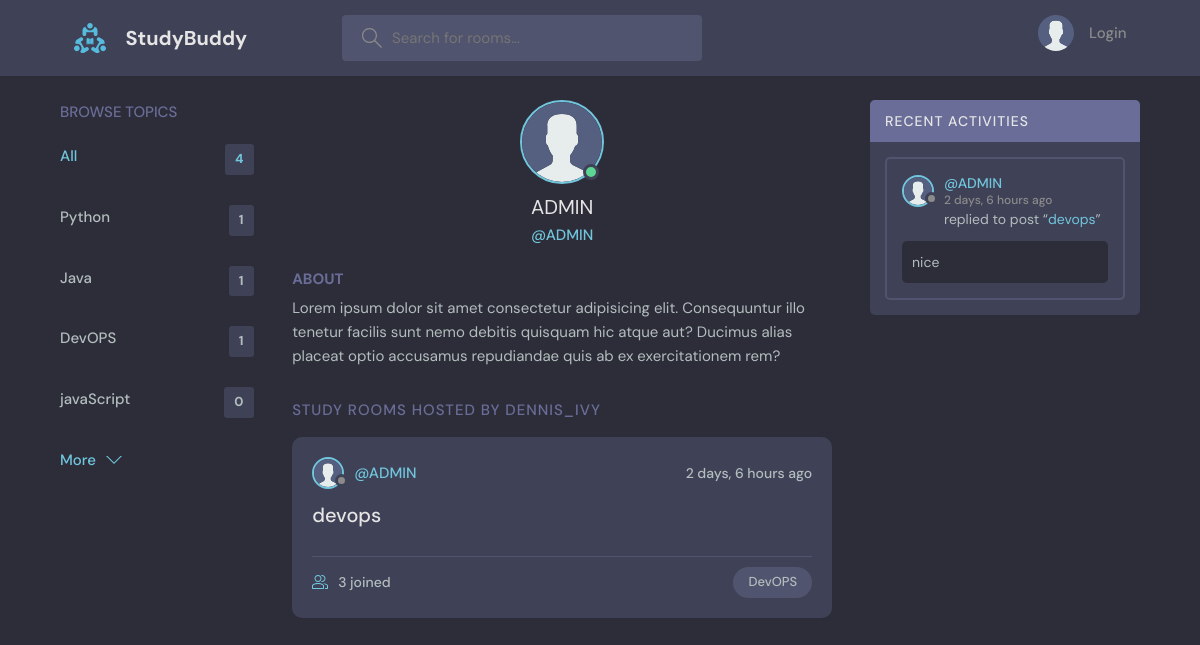
The page /profile4/ on the database its author committed.
### base/models.py (models this page shows, shortened)
class Topic(models.Model):
    name = models.CharField(max_length=200)

class User(AbstractUser):
    name = models.CharField(null=True, max_length=200)
    email = models.EmailField(unique=True, null=True)
    bio = models.TextField(null=True, blank=True)
    avatar = models.ImageField(null=True, default="avatar.svg")
    USERNAME_FIELD = 'email'
    REQUIRED_FIELDS = []
    objects = UserManager()

class Room(models.Model):
    host= models.ForeignKey(User, on_delete=models.SET_NULL , null=True)
    topic = models.ForeignKey(Topic, on_delete=models.SET_NULL , null=True)
    name = models.CharField(max_length=200)
    description = models.TextField(null=True, blank=True)
    participants = models.ManyToManyField(User, related_name='participants', blank=True)
    updated = models.DateTimeField(auto_now=True)
    created = models.DateTimeField(auto_now_add=True)
    class Meta:
        ordering = ['-updated', '-created']
    def __str__(self):
        return self.name

class Message(models.Model):
    user= models.ForeignKey(User, on_delete=models.CASCADE)
    room = models.ForeignKey(Room, on_delete=models.CASCADE)
    body = models.TextField()
    updated = models.DateTimeField(auto_now=True)
    created = models.DateTimeField(auto_now_add=True)
    class Meta:
        ordering = ['-updated', '-created']

### base/views.py (the view)
# urls.py: path('profile<str:pk>/', views.userProfile, name="user-profile"),
def userProfile(request, pk):
    user = User.objects.get(id=pk)
    rooms = user.room_set.all()
    room_messages = user.message_set.all()
    topics = Topic.objects.all()
    context = {'user': user, 'rooms': rooms, 'room_messages': room_messages, 'topics': topics}
    return render(request, 'base/profile.html', context)

### base/templates/base/profile.html (shortened to what this page needs)
{% extends 'main.html' %}
{% block content %}
  <main class="profile-page layout layout--3">
    <div class="container">
      {% include 'base/topics_components.html' %}
      <div class="roomList">
        <div class="profile">
          <div class="profile__avatar">
            <div class="avatar avatar--large active">
              <img src="{{user.avatar.url}}" />
            </div>
          </div>
          <div class="profile__info">
            <h3>{{user.username}}</h3>
            <p>@{{user.username}}</p>
          </div>
          <div class="profile__about">
            <h3>About</h3>
            <p>
              Lorem ipsum dolor sit amet consectetur adipisicing elit. Consequuntur illo tenetur
              facilis sunt nemo debitis quisquam hic atque aut? Ducimus alias placeat optio
              accusamus repudiandae quis ab ex exercitationem rem?
            </p>
          </div>
        </div>
        <div class="roomList__header">
          <div>
            <h2>Study Rooms Hosted by dennis_ivy</a>
            </h2>
          </div>
        </div>
        {% include 'base/feed_component.html' %}
      </div>
      {% include 'base/activity_component.html' %}
    </div>
  </main>
{% endblock content %}

### base/templates/base/topics_components.html
<div class="topics">
    <div class="topics__header">
      <h2>Browse Topics</h2>
    </div>
    <ul class="topics__list">
      <li>
        <a href="{% url 'home' %}" class="active">All <span>{{topics.count}}</span></a>
      </li>
      {% for topic in topics %}
      <li>
        <a href="{% url 'home' %}?q={{topic.name}}">{{topic.name}} <span>{{topic.room_set.all.count}}</span></a>
      </li>
      {% endfor %}
    </ul>
    <a class="btn btn--link" href="{% url 'topics' %}">
      More
      <svg version="1.1" xmlns="http://www.w3.org/2000/svg" width="32" height="32" viewBox="0 0 32 32">
        <title>chevron-down</title>
        <path d="M16 21l-13-13h-3l16 16 16-16h-3l-13 13z"></path>
      </svg>
    </a>
  </div>

### base/templates/base/feed_component.html (shortened to what this page needs)
{% for room in rooms %}
<div class="roomListRoom">
    <div class="roomListRoom__header">
        {% if room.host %}
        <a href="{% url 'user-profile' room.host.id %}" class="roomListRoom__author">
            <div class="avatar avatar--small">
                <img src="{{room.host.avatar.url}}" />
            </div>
            <span>@{{room.host.username}}</span>
        </a>
        {% endif %}
        <div class="roomListRoom__actions">
            <span>{{room.created|timesince}} ago</span>
        </div>
    </div>
    <div class="roomListRoom__content">
      <a href="{% url 'room' room.id %}">{{room.name}}</a>
    </div>
    <div class="roomListRoom__meta">
      <a href="{% url 'room' room.id %}" class="roomListRoom__joined">
        {{room.participants.all.count}} joined
      </a>
      <p class="roomListRoom__topic">{{room.topic.name}}</p>
    </div>
  </div>
  {% endfor %}

### base/templates/base/activity_component.html (shortened to what this page needs)
<div class="activities">
    <div class="activities__header">
      <h2>Recent Activities</h2>
    </div>
    {% for message in room_messages %}
    <div class="activities__box">
      <div class="activities__boxHeader roomListRoom__header">
        <a href="{% url 'user-profile' message.user.id %}" class="roomListRoom__author">
          <div class="avatar avatar--small">
            <img src="{{message.user.avatar.url}}" />
          </div>
          <p>
            @{{message.user.username}}
            <span>{{message.created|timesince}} ago</span>
          </p>
        </a>
      </div>
      <div class="activities__boxContent">
        <p>replied to post “<a href="{%url 'room' message.room.id %}">{{message.room}}</a>”</p>
        <div class="activities__boxRoomContent">
          {{message.body}}
        </div>
      </div>
    </div>
    {% endfor %}
  </div>

### rows shown on the page
Topic: name "Python", room_set.all.count "1"
Topic: name "Java", room_set.all.count "1"
Topic: name "DevOPS", room_set.all.count "1"
Topic: name "javaScript", room_set.all.count "0"
User: avatar (placeholder picture), username "ADMIN"
Room: host.avatar (placeholder picture), host.username "ADMIN", created "2 days, 6 hours", name "devops", participants.all.count "3", topic.name "DevOPS"
Message: user.avatar (placeholder picture), user.username "ADMIN", created "2 days, 6 hours", room "devops", body "nice"

### other values the page prints
{{ topics.count }} "4"
